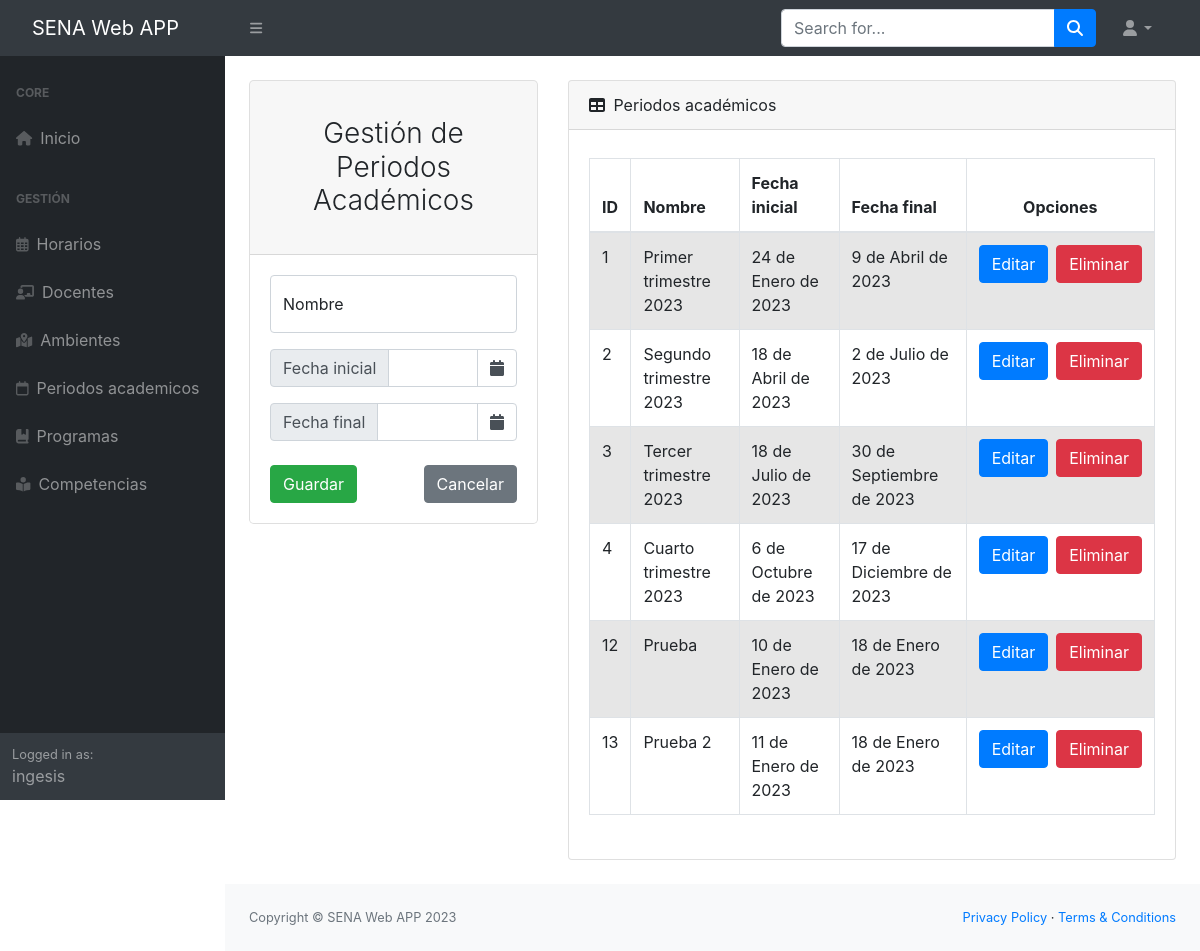
The page /app/gestionPeriodos/ (signed in) on the database as committed earlier.
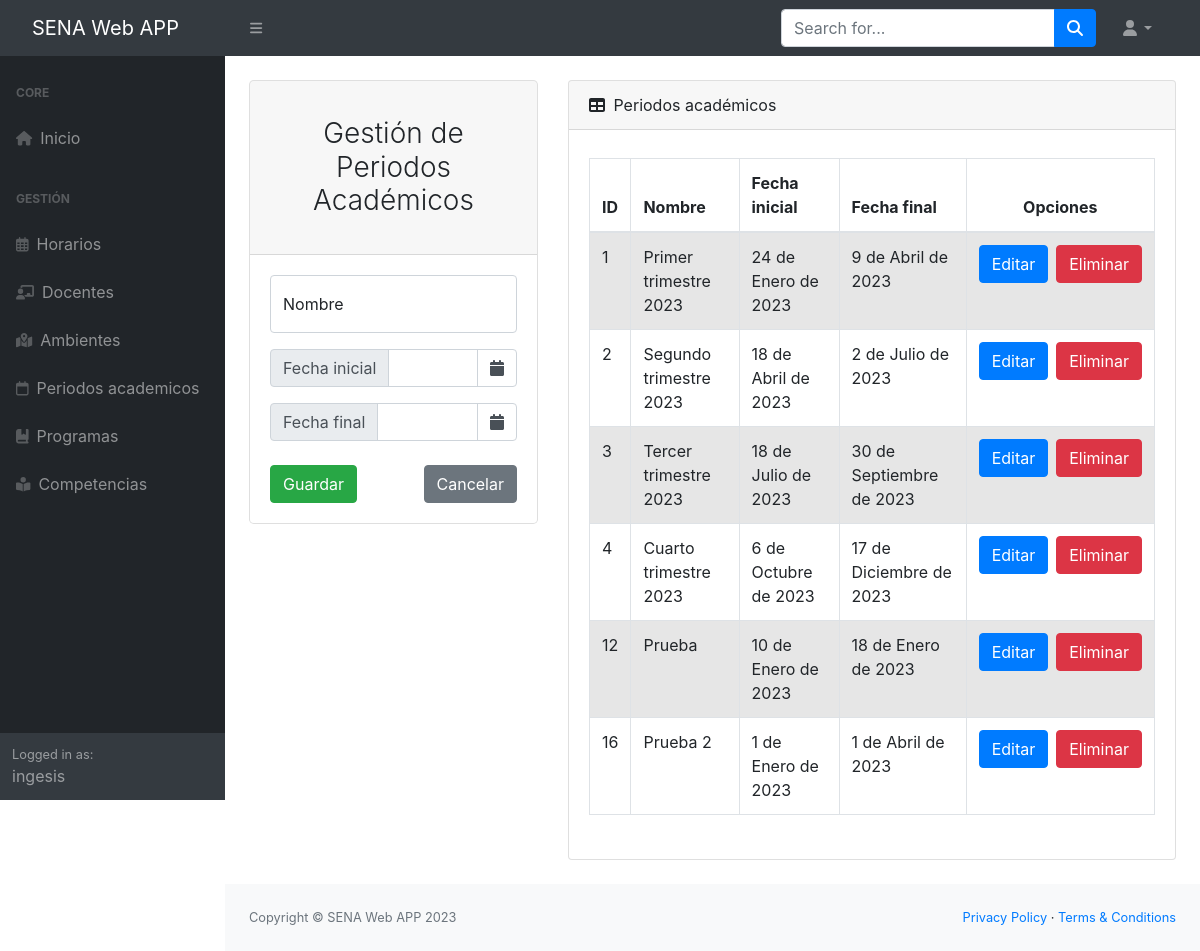
The same page on the database as committed later.
### Aplicaciones/Academico/models.py (models this page shows, shortened)
class PeriodoAcademico(models.Model):
    nombre = models.CharField(max_length=50)
    fecha_inicial = models.DateField()
    fecha_final = models.DateField()
    programas = models.ManyToManyField(Programa)
    class Meta:
        verbose_name = 'PeriodoAcademico'
        verbose_name_plural = 'PeriodosAcademicos'
        db_table = 'periodo_academico'

### Aplicaciones/Academico/views.py (the view)
# urls.py: path('gestionPeriodos/', login_required(views.gestionPeriodos)),
def gestionPeriodos(request):
    usuario = get_user(request)
    if usuario.is_superuser:
        periodosListados = PeriodoAcademico.objects.all()
        return render(request, "gestion-periodos.html", {"periodos": periodosListados})
    else:
        return render(request, "denegado.html")

### Aplicaciones/Academico/templates/gestion-periodos.html (shortened to what the changed rows need)
{% extends "./base.html" %} {% block title %} Periodos Académicos {% endblock %}
{% block body %}
<div class="container-fluid px-4">
    <div class="row">
        <div class="col-sm-12 col-md-6 col-lg-8 col-xl-8 mt-4">
            <div class="card mb-4">
                <div class="card-body">
                    <div class="table-responsive py-2">
                        <table
                            class="table table-striped table-hover table-bordered"
                        >
                            <thead class="">
                                <tr>
                                    <th class="text-left" scope="col">ID</th>
                                    <th class="text-left" scope="col">
                                        Nombre
                                    </th>
                                    <th class="text-left" scope="col">
                                        Fecha inicial
                                    </th>
                                    <th class="text-left" scope="col">
                                        Fecha final
                                    </th>
                                    <th colspan="2" class="text-center">
                                        Opciones
                                    </th>
                                </tr>
                            </thead>
                            <tbody>
                                {% for p in periodos %}
                                <tr>
                                    <td class="text-left" scope="row">
                                        {{p.id}}
                                    </td>
                                    <td class="text-left">{{p.nombre}}</td>
                                    <td class="text-left">
                                        {{p.fecha_inicial}}
                                    </td>
                                    <td class="text-left">{{p.fecha_final}}</td>
                                    <td>
                                        <div
                                            class="d-flex gap-2 justify-content-center"
                                        >
                                            <a
                                                href="editarPeriodo/{{p.id}}"
                                                class="btn btn-primary"
                                                >Editar</a
                                            >
                                            <a
                                                href="eliminarPeriodo/{{p.id}}"
                                                class="btn btn-danger btnEliminar"
                                                >Eliminar</a
                                            >
                                        </div>
                                    </td>
                                </tr>
                                {% endfor %}
                            </tbody>
                        </table>
                    </div>
                </div>
            </div>
        </div>
    </div>
</div>
 {% endblock %}

Rows that differ between the two databases and show on the page:
removed PeriodoAcademico: id "13", nombre "Prueba 2", fecha_inicial "11 de Enero de 2023", fecha_final "18 de Enero de 2023"
added PeriodoAcademico: id "16", nombre "Prueba 2", fecha_inicial "1 de Enero de 2023", fecha_final "1 de Abril de 2023"
